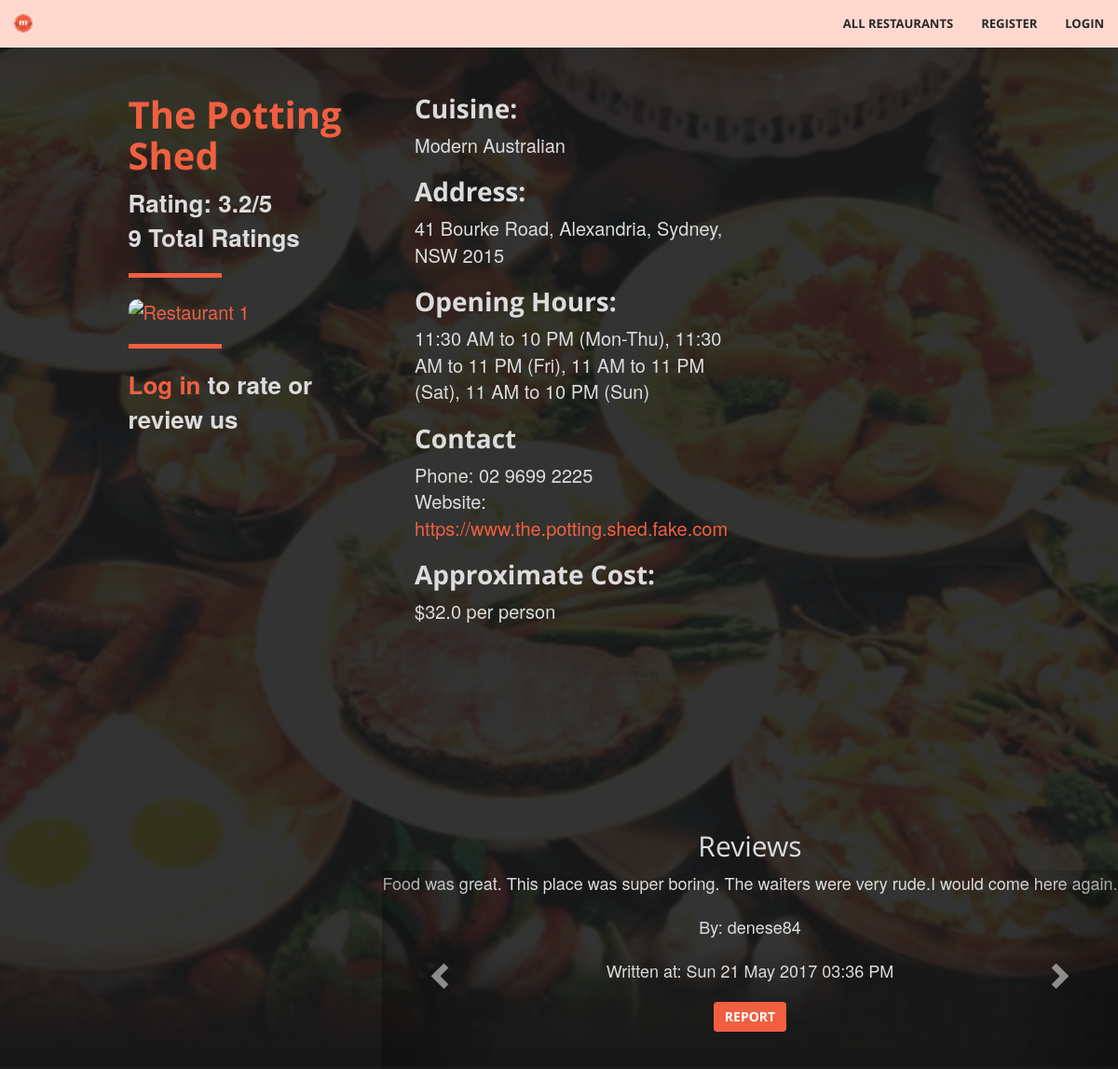
The page /restaurant/1 on the database its author committed.
### tables this page shows
CREATE TABLE Restaurants (
				id			INTEGER not null unique,
				name		TEXT not null,
				suburb	TEXT not null,
				address	TEXT not null,
				postcode INTEGER not null,
				phone		TEXT,
				hours		TEXT, -- business hours; varying format
				cuisine	TEXT not null,
				owner		TEXT,
				website	TEXT not null check (website like 'http%://_%'),
				cost		FLOAT not null, -- average cost per person
				image		TEXT check (image like 'http%://_%'),
				PRIMARY KEY (id),
				FOREIGN KEY (owner) REFERENCES Users(username)
			);

CREATE TABLE Reviews (
				id				INTEGER unique not null,
				user			TEXT not null,
				restaurant	INTEGER not null,
				review		TEXT not null,
				timestamp	DATE not null,
				reported		INTEGER not null check (reported == 0 || reported == 1),
				PRIMARY KEY (user, restaurant), -- one review per user per restaurant
				FOREIGN KEY (user) REFERENCES Users(username),
				FOREIGN KEY (restaurant) REFERENCES Restaurants(id)
	);

### fff.py (the view, shortened to what this page needs)
@app.route('/restaurant/<path:rest_id>', methods=['GET', 'POST'])
def restaurant_page(rest_id):
	conn = sqlite3.connect('data.db')
	c = conn.cursor()
	r = db_interface.get_restaurant_by_id(c, id=rest_id)
	if r:
		reviews = db_interface.get_reviews(c, rest_id)
		already_reviewed = False
		if 'username' in session:
			already_reviewed = db_interface.already_reviewed_restaurant(c, rest_id, session['username'])
		if request.method == 'GET':
			return render_template('restaurant.html', restaurant=r, logged_in=('username' in session),
								   reviews=reviews, already_reviewed=already_reviewed)
	else:
		flash('Restaurant not found!')
		return redirect(url_for('restaurants_page'))

### classes.py (called while the page is built)
	def get_id(self): # Does not require setter
		return self.id

	def get_name(self):
		return self.name

	def get_address(self):
		return self.address

	def get_cuisine(self):
		return self.cuisine

	def get_phone(self):
		return self.phone

	def get_hours(self):
		return self.hours

	def get_rating(self):
		return self.rating

	def get_numRating(self):
		return self.numRating

	def get_website(self):
		return self.website

	def get_cost(self):
		return self.cost

	def get_image(self):
		return self.image

	def get_id(self):
		return self.id

	def get_user(self):
		return self.user

	def get_review(self):
		return self.review

	def get_timestamp(self):
		return self.timestamp

### db_interface.py (called while the page is built)
def get_restaurant_by_id(c, id):
	c.execute("""SELECT * FROM Restaurants WHERE ID=?""", (id, ))
	res = c.fetchone()
	if res:
		 r = Restaurant(
				id=res[0],
				name=res[1],
				suburb=res[2],
				address=res[3],
				postcode=res[4],
				phone=res[5],
				hours=res[6],
				cuisine=res[7],
				owner=res[8],
				website=res[9],
				cost=res[10],
				image=res[11],
				rating=find_average_rating(c, res[0]),
				numRating=find_number_rating(c, res[0])
		 )
		 return r

def find_average_rating(c, i):
	ratings = c.execute("SELECT rating FROM Ratings WHERE restaurant=?", (i, )).fetchall()
	ratings = [r[0] for r in ratings]
	avg = average(ratings)
	if avg == -1:
		 return 0 #this needs to be a number
	return avg

def find_number_rating(c, i):
	r = c.execute("SELECT COUNT(*) FROM Ratings WHERE restaurant=?", (i, )).fetchone()
	return r[0]

def get_reviews(c, restaurant_id):
	results = []
	c.execute("SELECT * FROM Reviews WHERE restaurant=?", (restaurant_id, ))
	for review in c.fetchall():
		 r = Review(
				id=review[0],
				user=review[1],
				review=review[3],
				timestamp=datetime.datetime.strptime(review[4], "%Y-%m-%d %H:%M:%S.%f"),
				reported=review[5]
		 )
		 results.append(r)
	return results

### fff.py (called while the page is built)
@app.context_processor
def utility_processor():
	def is_admin(user):
		conn = sqlite3.connect('data.db')
		c = conn.cursor()
		is_ad = c.execute('SELECT admin FROM Users where username="%s"' %user).fetchone()[0]
		if is_ad == 0:
			return False
		else:
			return True
	return dict(is_admin=is_admin)

### helpers_fff.py (called while the page is built)
def average(arr):  # Calculates average value of an array
    total = 0
    i = 0
    while i < len(arr):
        total += arr[i]
        i += 1
    if i == 0:
        return -1
    else:
        return round(total/i, 1)

### templates/restaurant.html (shortened to what this page needs)
{% extends "base.html" %}
{% block body %}
<header>
  <div class="restaurants">
    <div class="row">
      <br/>
      <div class="col-xs-3 col-xs-offset-1">
        <div class ="restaurants-listing-box">
          <div class="restaurants-listing">
            <h1>{{ restaurant.get_name() }} </h1>
            {% if restaurant.get_rating() == 0 %}
				  <b> Unrated </b> <br>
            {% else %}
				  <b> Rating: {{ restaurant.get_rating() }}/5 </b> <br>
              <b>{{ restaurant.get_numRating() }} Total Ratings</b>
            {% endif %}
            <hr align= "left">
            <a href="{{ url_for('restaurant_page', rest_id = restaurant.get_id()) }}"><img src="{{ restaurant.get_image() }}" alt="Restaurant 1" height ="300" width="440"></a> </br>
              {% if logged_in %}
                <h2>Rate us</h2>
                <form method="POST">
                  <fieldset class="rating">
                    <input type="radio" id="star5" name="rating" value="5" />
                    <label class = "full" for="star5" title="Amazing - 5 stars"></label>
                    <input type="radio" id="star4half" name="rating" value="4.5" />
                    <label class="half" for="star4half" title="4.5 stars"></label>
                    <input type="radio" id="star4" name="rating" value="4" />
                    <label class = "full" for="star4" title="Very good - 4 stars"></label>
                    <input type="radio" id="star3half" name="rating" value="3.5" />
                    <label class="half" for="star3half" title="3.5 stars"></label>
                    <input type="radio" id="star3" name="rating" value="3" />
                    <label class = "full" for="star3" title="Average - 3 stars"></label>
                    <input type="radio" id="star2half" name="rating" value="2.5" />
                    <label class="half" for="star2half" title="2.5 stars"></label>
                    <input type="radio" id="star2" name="rating" value="2" />
                    <label class = "full" for="star2" title="Below average - 2 stars"></label>
                    <input type="radio" id="star1half" name="rating" value="1.5" />
                    <label class="half" for="star1half" title="1.5 stars"></label>
                    <input type="radio" id="star1" name="rating" value="1" />
                    <label class = "full" for="star1" title="Not great - 1 star"></label>
                    <input type="radio" id="starhalf" name="rating" value="0.5" />
                    <label class="half" for="starhalf" title="0.5 stars"></label>
                  </fieldset>
                    <br>
                    <hr align = "left">
                  <input type="submit" value="Submit" class="btn btn-primary">
                </form>
                <hr>
              {%else%}
              <hr align= "left">
              <b><a class="page-scroll" href="{{ url_for('login') }}">Log in</a> to rate or review us</b>
              {% endif %}
          </div>
        </div>
      </div>
      <div class="col-xs-4">
        <div class="restaurants-listing">
          <h2>Cuisine:</h2>
          {{ restaurant.get_cuisine() }} <br/>
          <h2>Address:</h2>
          {{ restaurant.get_address() }} <br/>
          <h2>Opening Hours:</h2>
          {{ restaurant.get_hours() }} <br/>
          <h2>Contact </h2>
          Phone: {{ restaurant.get_phone() }} <br/>
          Website: <a href="{{ restaurant.get_website() }}">{{ restaurant.get_website() }}</a> <br/>
          <h2>Approximate Cost:</h2>
          ${{restaurant.get_cost()}} per person <br/> <br/>
        </div>
      </div>
    </div>
    <div class="row">
      <div class="col-xs-3 col-xs-offset-1">
      </div>
      <div class="col-xs-8">
        <h2>Reviews</h2>
        <div id="carousel-reviews" class="carousel slide" data-ride="carousel">
          <div class="row">
            <div class="carousel-inner" role="listbox">
              {% if reviews|length == 0 %}
                 <p>No reviews yet!</p>
              {% else %}
              {% for i in range(reviews|length) %}
                {% if i == 0 %}
                  <div class="item active">
                {% else %}
                  <div class="item">
                {% endif %}
                  <p>{{ reviews[i].get_review() }}</p>
                  <p>By: {{ reviews[i].get_user() }}</p>
                  <p>Written at: {{ reviews[i].get_timestamp().strftime('%a %d %b %Y %I:%M %p') }}</p>
						<form method="POST">
						  <input type="submit" name="report_review" value=Report Review" class="btn btn-primary">
						</form>
                  <br/>
                  <br/>
                </div>
              {% endfor %}
              {% endif %}
            </div>
            <a class="left carousel-control" href="#carousel-reviews" role="button" data-slide="prev">
              <span class="glyphicon glyphicon-chevron-left" aria-hidden="true"></span>
            </a>
            <a class="right carousel-control" href="#carousel-reviews" role="button" data-slide="next">
              <span class="glyphicon glyphicon-chevron-right" aria-hidden="true"></span>
            </a>
          </div>
          <div class="row">
            <ol class="carousel-indicators">
              {% for i in range(reviews|length) %}
                {% if i == 0 %}
                  <li data-target="#carousel-reviews" data-slide-to="{{ i }}" class="active"></li>
                {% else %}
                  <li data-target="#carousel-reviews" data-slide-to="{{ i }}"></li>
                {% endif %}
              {% endfor %}
            </ol>
          </div>
        </div>
      </div>
    </div>
  </div>
</header>
{% endblock %}

### templates/base.html (shortened to what this page needs)
<!DOCTYPE html>
<html lang="en">
    <head>
        <link href="{{ url_for('static', filename='vendor/bootstrap/css/bootstrap.min.css') }}" rel="stylesheet" type="text/css">
        <link href="{{ url_for('static', filename='vendor/font-awesome/css/font-awesome.min.css') }}" rel="stylesheet" type="text/css">
        <link href="{{ url_for('static', filename='vendor/bootstrap/css/bootstrap-select.min.css') }}" rel="stylesheet" type="text/css">
        <link href="{{ url_for('static', filename='fonts/open_sans.css') }}" rel="stylesheet" type="text/css">
        <link href="{{ url_for('static', filename='fonts/josefin_sans.css') }}" rel="stylesheet" type="text/css">
        <link href="{{ url_for('static', filename='css/fff.css') }}" rel="stylesheet" type="text/css">
        <link href="{{ url_for('static', filename='css/ratings.css') }}" rel="stylesheet" type="text/css">
    </head>
    <body>
      <div class="row">
        <nav id="mainNav" class="navbar navbar-default navbar-fixed-top">
          <div class="container-fluid">
            <div class="navbar-header">
              <a class="navbar-brand page-scroll" href="{{ url_for('home_page') }}"><img src = "{{ url_for('static', filename='img/FFF.png') }}"></a>
            </div>
            <div class="collapse navbar-collapse" id="bs-example-navbar-collapse-1">
              <ul class="nav navbar-nav navbar-right">
                <li>
                    <a class="page-scroll" href="{{ url_for('restaurants_page') }}">All Restaurants</a>
                </li>
                <li>
                  {% if session['logged_in'] != True %}
                    <a class="page-scroll" href="{{ url_for('register') }}">Register</a>
                  {% endif %}
                </li>
                <li>
                  {% if session['logged_in'] == True %}
                    <a class="page-scroll" href="{{ url_for('logout') }}">Logout</a>
                  {% else %}
                    <a class="page-scroll" href="{{ url_for('login') }}">Login</a>
                  {% endif %}
                </li>
              </ul>
            </div>
          </div>
        </nav>
      </div>
      {% block body %}
      {% endblock %}
    </body>
</html>

### static/css/fff.css (style rules this page uses)
html, body { height: 100%; width: 100%; }
body { font-family: 'Josefin Sans', 'Helvetica Neue', Arial, sans-serif; }
hr { border-color: #F05F40; border-width: 5px; max-width: 100px; }
a { -webkit-transition: all 0.35s; -moz-transition: all 0.35s; transition: all 0.35s; color: #F05F40; }
h1, h2, h3, h4, h5, h6 { font-family: 'Open Sans', 'Helvetica Neue', Arial, sans-serif; }
p { font-size: 18px; line-height: 1.5; margin-bottom: 20px; }
.navbar-default { background-color: white; border-color: rgba(34, 34, 34, 0.05); font-family: 'Open Sans', 'Helvetica Neue', Arial, sans-serif; -webkit-transition: all 0.35s; -moz-transition: all 0.35s; transition: all 0.35s; }
.navbar-default .navbar-header .navbar-brand { color: #F05F40; font-family: 'Open Sans', 'Helvetica Neue', Arial, sans-serif; font-weight: 700; text-transform: uppercase; }
.navbar-default .nav > li > a, .navbar-default .nav > li > a:focus { text-transform: uppercase; font-weight: 700; font-size: 13px; color: #222222; }
@media (min-width: 768px) { .navbar-default { background-color: #ffd9d0; border-color: rgba(255, 255, 255, 0.3); } }
@media (min-width: 768px) { .navbar-default .navbar-header .navbar-brand { color: rgb(40,40,40); } }
@media (min-width: 768px) { .navbar-default .nav > li > a, .navbar-default .nav > li > a:focus { color: rgb(40,40,40); } }
header { position: relative; width: 100%; min-height: auto; -webkit-background-size: cover; -moz-background-size: cover; background-size: cover; background-attachment: fixed; -o-background-size: cover; background-position: center; background-image: url('../img/FFFBackground.jpg'); text-align: center; color: rgb(220,220,220); margin-top: 40px; }
@media (min-width: 768px) { header { min-height: 100%; } }
.btn-primary { color: white; background-color: #F05F40; border-color: #F05F40; -webkit-transition: all 0.35s; -moz-transition: all 0.35s; transition: all 0.35s; }
.btn { font-family: 'Open Sans', 'Helvetica Neue', Arial, sans-serif; border: none; font-weight: 700; text-transform: uppercase; }
body { webkit-tap-highlight-color: #222222; }
.restaurants { position: relative; overflow: auto; background-color: rgba(0, 0, 0, 0.8); margin-top: 50px; }
.restaurants .restaurants-listing { text-align: left; font-size:20px; padding: 10px; margin-left: 25px; height: 100vh; }
.restaurants .restaurants-listing h1 { font-size: 40px; color: #F05F40; font-weight: bold; }
.restaurants .restaurants-listing h2 { font-weight: bold; font-size:28px; }
.restaurants .restaurants-listing b { font-weight: none; font-size: 26px; }
img { max-height: 100%; max-width: 100%; border-radius: 10px; }
.collapse li a { color: white; }

### rows shown on the page
Restaurants: get_name "The Potting Shed", get_cuisine "Modern Australian", get_address "41 Bourke Road, Alexandria, Sydney, NSW 2015", get_hours "11:30 AM to 10 PM (Mon-Thu), 11:30 AM to 11 PM (Fri), 11 AM to 11 PM (Sat), 11 AM to 10 PM (Sun)", get_phone "02 9699 2225", get_website "https://www.the.potting.shed.fake.com", get_cost "32.0"
Reviews: review "Food was great. This place was super boring. The waiters were very rude.I would come here again.", user "denese84"

### other values the page prints
{{ restaurant.get_rating() }} "3.2"
{{ restaurant.get_numRating() }} "9"
{{ reviews[i].get_timestamp().strftime('%a %d %b %Y %I:%M %p') }} "Sun 21 May 2017 03:36 PM"
